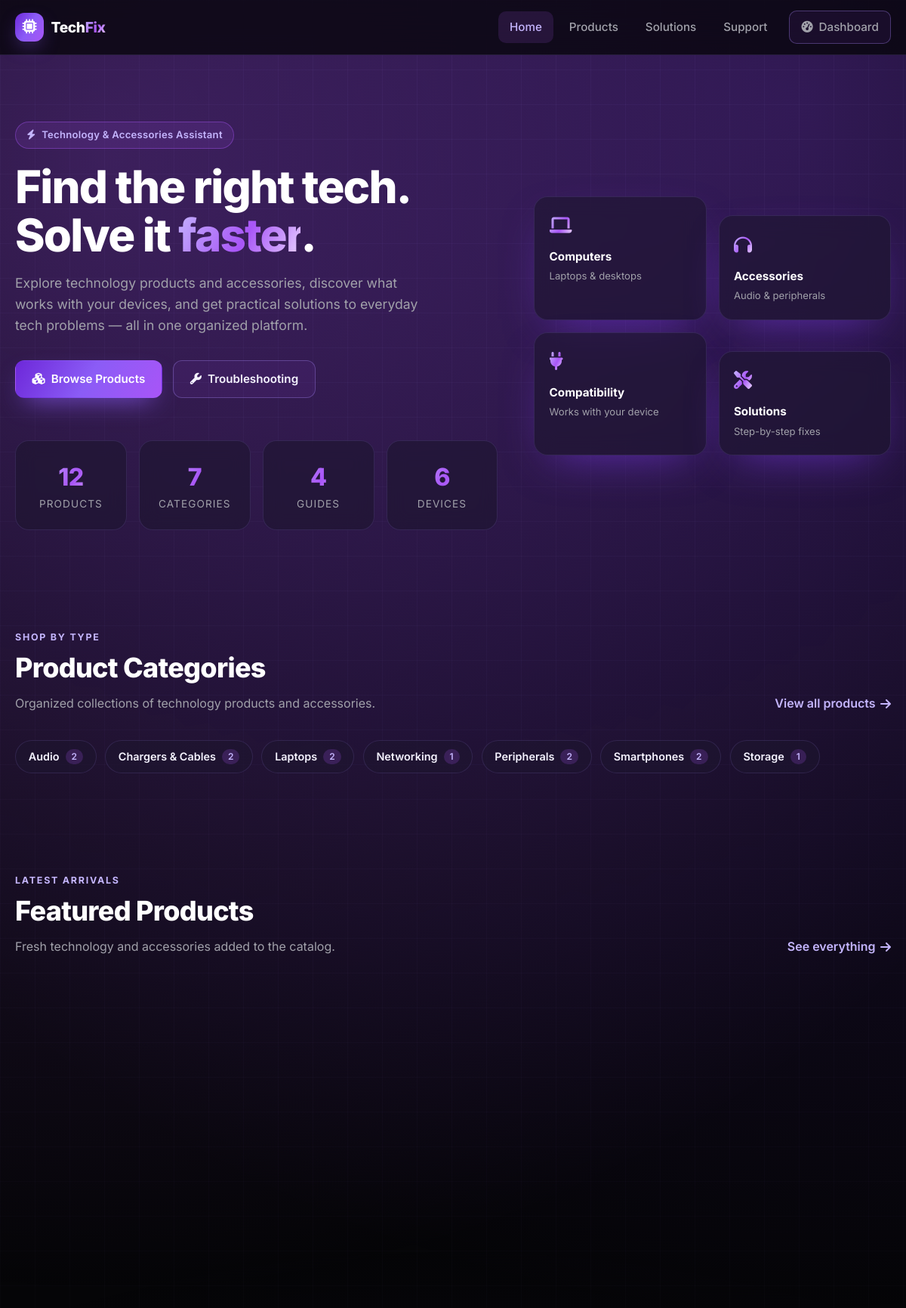
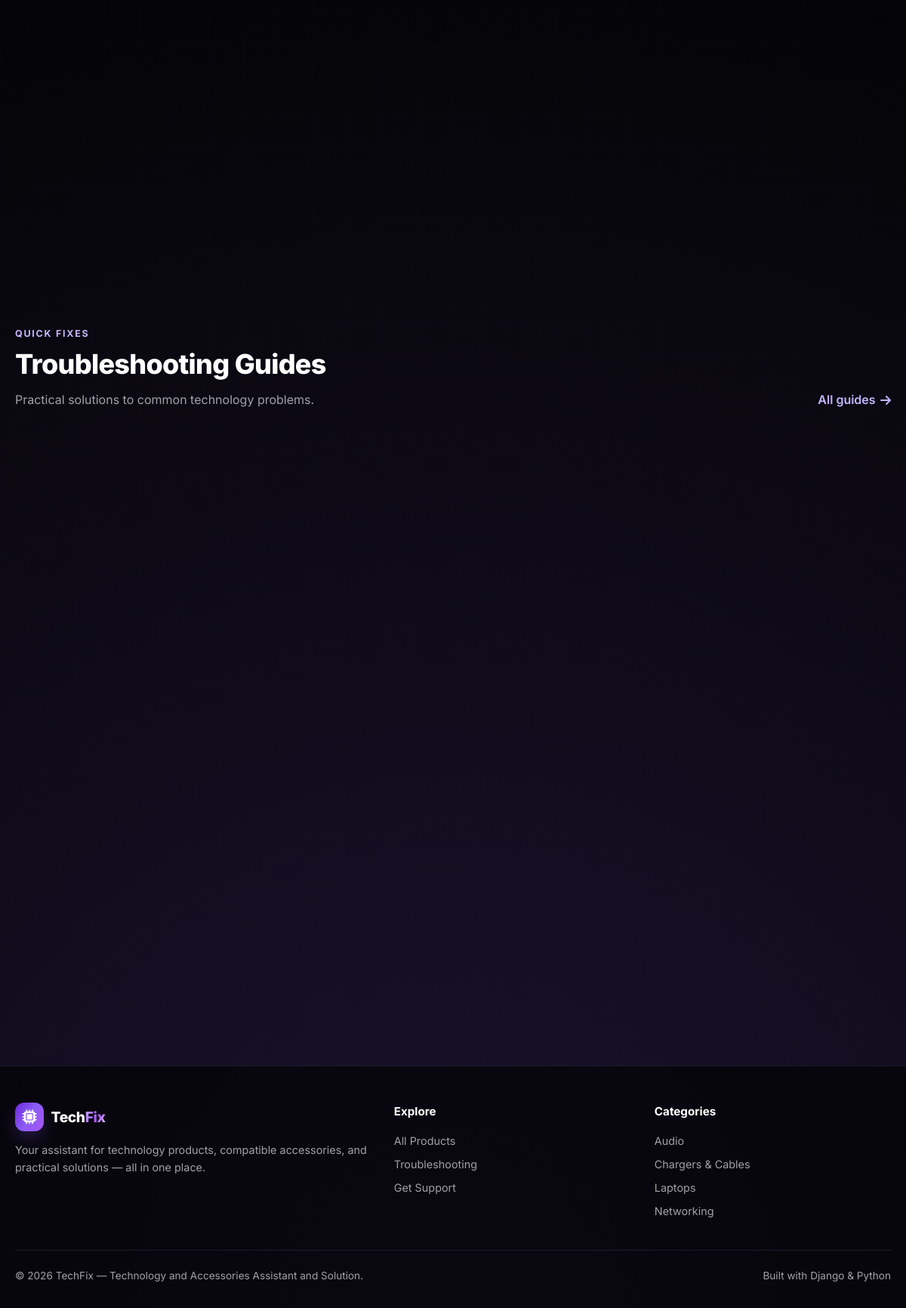
The page / on the database its author committed (2 pictures, top to bottom).
### catalog/models.py (models this page shows, shortened)
class Category(models.Model):
    name = models.CharField(max_length=100, unique=True)
    description = models.TextField(blank=True)

### catalog/views.py (the view)
# urls.py: path("", views.home, name="home"),
def home(request):
    featured = (
        Product.objects.filter(is_active=True)
        .select_related("category")
        .order_by("-created_at")[:8]
    )
    categories = Category.objects.annotate(
        product_count=Count("products", filter=Q(products__is_active=True))
    ).order_by("name")
    guides = TroubleshootingGuide.objects.filter(is_published=True).order_by("-created_at")[:3]
    stats = {
        "products": Product.objects.filter(is_active=True).count(),
        "categories": Category.objects.count(),
        "guides": TroubleshootingGuide.objects.filter(is_published=True).count(),
        "devices": Device.objects.count(),
    }
    return render(
        request,
        "catalog/home.html",
        _base_context(
            featured=featured,
            categories=categories,
            guides=guides,
            stats=stats,
            active="home",
        ),
    )

### catalog/views.py (called while the page is built)
def _base_context(**extra):
    context = {
        "nav_categories": Category.objects.annotate(
            product_count=Count("products", filter=Q(products__is_active=True))
        ).order_by("name"),
    }
    context.update(extra)
    return context

### catalog/templates/catalog/home.html (shortened to what this page needs)
{% extends "catalog/base.html" %}
{% block content %}
<section class="hero">
    <div class="container hero-grid">
        <div>
            <span class="pill"><i class="fa-solid fa-bolt"></i> Technology &amp; Accessories Assistant</span>
            <h1>Find the right tech.<br />Solve it <span class="gradient-text">faster</span>.</h1>
            <p class="lead">
                Explore technology products and accessories, discover what works with your devices,
                and get practical solutions to everyday tech problems — all in one organized platform.
            </p>
            <div class="hero-actions">
                <a href="{% url 'catalog:product_list' %}" class="btn btn-primary">
                    <i class="fa-solid fa-cubes"></i> Browse Products
                </a>
                <a href="{% url 'catalog:guide_list' %}" class="btn btn-ghost">
                    <i class="fa-solid fa-wrench"></i> Troubleshooting
                </a>
            </div>
            <div class="stats">
                <div class="stat">
                    <div class="num gradient-text" data-count="{{ stats.products }}">0</div>
                    <div class="lbl">Products</div>
                </div>
                <div class="stat">
                    <div class="num gradient-text" data-count="{{ stats.categories }}">0</div>
                    <div class="lbl">Categories</div>
                </div>
                <div class="stat">
                    <div class="num gradient-text" data-count="{{ stats.guides }}">0</div>
                    <div class="lbl">Guides</div>
                </div>
                <div class="stat">
                    <div class="num gradient-text" data-count="{{ stats.devices }}">0</div>
                    <div class="lbl">Devices</div>
                </div>
            </div>
        </div>
        <div class="hero-visual">
            <div class="float-card">
                <div class="fi"><i class="fa-solid fa-laptop gradient-text"></i></div>
                <strong>Computers</strong>
                <span>Laptops &amp; desktops</span>
            </div>
            <div class="float-card">
                <div class="fi"><i class="fa-solid fa-headphones gradient-text"></i></div>
                <strong>Accessories</strong>
                <span>Audio &amp; peripherals</span>
            </div>
            <div class="float-card">
                <div class="fi"><i class="fa-solid fa-plug gradient-text"></i></div>
                <strong>Compatibility</strong>
                <span>Works with your device</span>
            </div>
            <div class="float-card">
                <div class="fi"><i class="fa-solid fa-screwdriver-wrench gradient-text"></i></div>
                <strong>Solutions</strong>
                <span>Step-by-step fixes</span>
            </div>
        </div>
    </div>
</section>
<section class="block">
    <div class="container">
        <div class="section-head">
            <div>
                <span class="eyebrow">Shop by type</span>
                <h2>Product Categories</h2>
                <p>Organized collections of technology products and accessories.</p>
            </div>
            <a href="{% url 'catalog:product_list' %}" class="link-arrow">View all products <i class="fa-solid fa-arrow-right"></i></a>
        </div>
        <div class="chips">
            {% for cat in categories %}
                <a href="{% url 'catalog:product_list' %}?category={{ cat.id }}" class="chip">
                    {{ cat.name }} <span class="count">{{ cat.product_count }}</span>
                </a>
            {% empty %}
                <div class="empty" style="width:100%;">
                    <div class="big"><i class="fa-solid fa-box-open"></i></div>
                    No categories yet. Add some in the admin dashboard.
                </div>
            {% endfor %}
        </div>
    </div>
</section>
<section class="block">
    <div class="container">
        <div class="section-head">
            <div>
                <span class="eyebrow">Latest arrivals</span>
                <h2>Featured Products</h2>
                <p>Fresh technology and accessories added to the catalog.</p>
            </div>
            <a href="{% url 'catalog:product_list' %}" class="link-arrow">See everything <i class="fa-solid fa-arrow-right"></i></a>
        </div>
        {% if featured %}
            <div class="grid grid-4">
            </div>
        {% else %}
            <div class="empty">
                <div class="big"><i class="fa-solid fa-box-open"></i></div>
                <p>No products yet. Add products from the <a href="/admin/" class="link-arrow">admin dashboard</a>.</p>
            </div>
        {% endif %}
    </div>
</section>
<section class="block">
    <div class="container">
        <div class="section-head">
            <div>
                <span class="eyebrow">Quick fixes</span>
                <h2>Troubleshooting Guides</h2>
                <p>Practical solutions to common technology problems.</p>
            </div>
            <a href="{% url 'catalog:guide_list' %}" class="link-arrow">All guides <i class="fa-solid fa-arrow-right"></i></a>
        </div>
        {% if guides %}
            <div class="grid grid-3">
            </div>
        {% else %}
            <div class="empty">
                <div class="big"><i class="fa-solid fa-book"></i></div>
                <p>No troubleshooting guides published yet.</p>
            </div>
        {% endif %}
    </div>
</section>
<div class="container">
</div>
{% endblock %}

### catalog/templates/catalog/base.html (shortened to what this page needs)
{% load static %}
<!DOCTYPE html>
<html lang="en">
<head>
    <link rel="stylesheet" href="https://cdnjs.cloudflare.com/ajax/libs/font-awesome/6.5.1/css/all.min.css" />
    <link rel="stylesheet" href="{% static 'catalog/css/style.css' %}" />
</head>
<body>
    <header class="navbar">
        <div class="container nav-inner">
            <a href="{% url 'catalog:home' %}" class="brand">
                <span class="brand-badge"><i class="fa-solid fa-microchip"></i></span>
                <span>Tech<span class="gradient-text">Fix</span></span>
            </a>
            <nav class="nav-links">
                <a href="{% url 'catalog:home' %}" class="{% if active == 'home' %}active{% endif %}">Home</a>
                <a href="{% url 'catalog:product_list' %}" class="{% if active == 'products' %}active{% endif %}">Products</a>
                <a href="{% url 'catalog:guide_list' %}" class="{% if active == 'guides' %}active{% endif %}">Solutions</a>
                <a href="{% url 'catalog:support' %}" class="{% if active == 'support' %}active{% endif %}">Support</a>
                <a href="/admin/" class="btn btn-ghost" style="margin-left:.5rem;">
                    <i class="fa-solid fa-gauge-high"></i> Dashboard
                </a>
            </nav>
        </div>
    </header>
    <main>
        {% block content %}{% endblock %}
    </main>
    <footer>
        <div class="container">
            <div class="footer-grid">
                <div>
                    <div class="brand" style="margin-bottom:.8rem;">
                        <span class="brand-badge"><i class="fa-solid fa-microchip"></i></span>
                        <span>Tech<span class="gradient-text">Fix</span></span>
                    </div>
                    <p>Your assistant for technology products, compatible accessories, and practical solutions — all in one place.</p>
                </div>
                <div>
                    <h4>Explore</h4>
                    <a href="{% url 'catalog:product_list' %}">All Products</a>
                    <a href="{% url 'catalog:guide_list' %}">Troubleshooting</a>
                    <a href="{% url 'catalog:support' %}">Get Support</a>
                </div>
                <div>
                    <h4>Categories</h4>
                    {% for cat in nav_categories|slice:":4" %}
                        <a href="{% url 'catalog:product_list' %}?category={{ cat.id }}">{{ cat.name }}</a>
                    {% empty %}
                        <a href="{% url 'catalog:product_list' %}">Browse catalog</a>
                    {% endfor %}
                </div>
            </div>
            <div class="footer-bottom">
                <span>&copy; {% now "Y" %} TechFix — Technology and Accessories Assistant and Solution.</span>
                <span>Built with Django &amp; Python</span>
            </div>
        </div>
    </footer>
</body>
</html>

### catalog/templates/catalog/_product_card.html (shortened to what this page needs)
{% load static %}

### rows shown on the page
Category: name "Audio", product_count "2"
Category: name "Chargers & Cables", product_count "2"
Category: name "Laptops", product_count "2"
Category: name "Networking", product_count "1"
Category: name "Peripherals", product_count "2"
Category: name "Smartphones", product_count "2"
Category: name "Storage", product_count "1"
